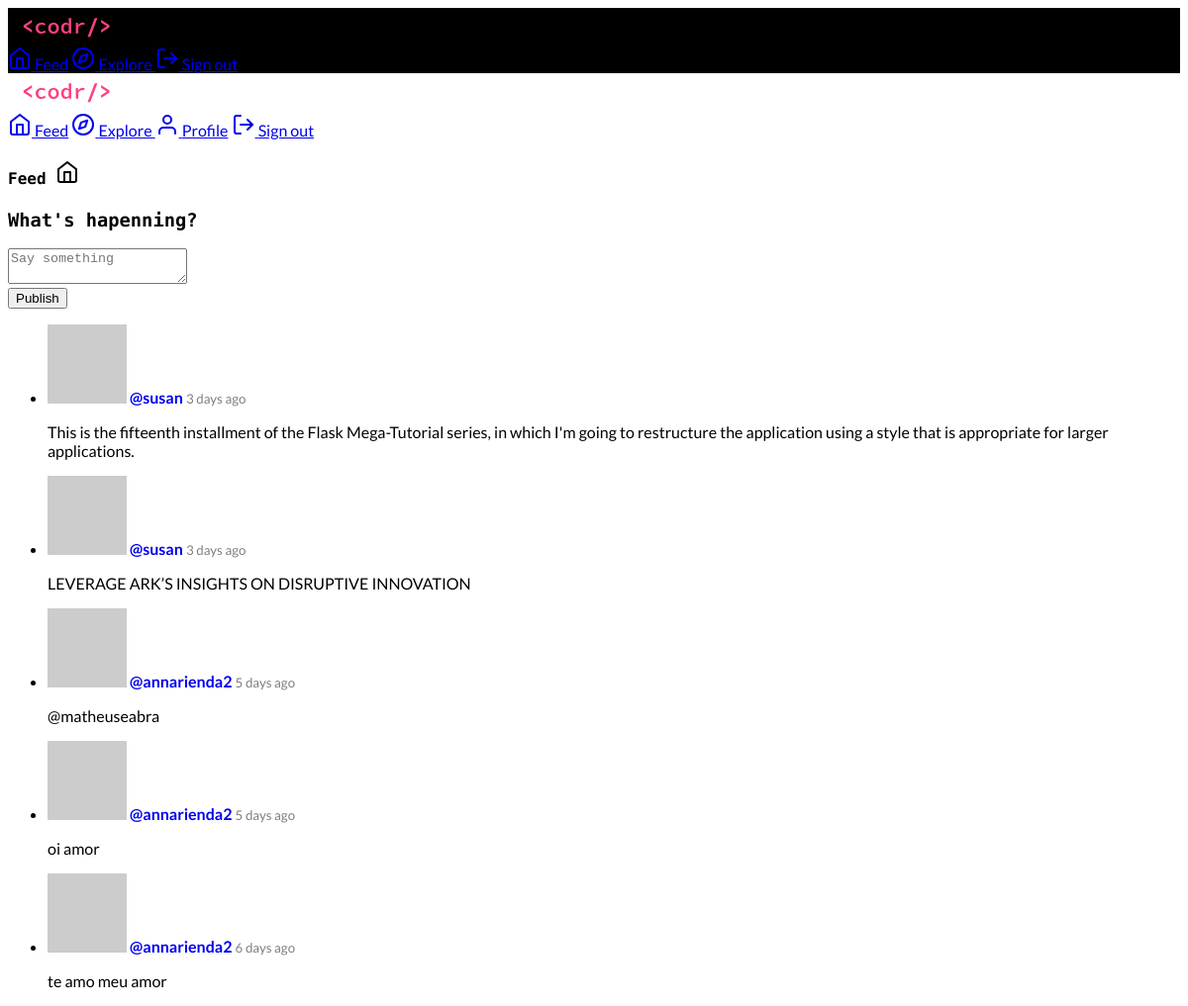
Screenshot of /feed (signed in) with the database file from the repository.
### app/models.py (models this page shows, shortened)
class Post(db.Model):
    id = db.Column(db.Integer, primary_key=True)
    body = db.Column(db.String(140))
    timestamp = db.Column(db.DateTime, index=True, default=datetime.utcnow)
    user_id = db.Column(db.Integer, db.ForeignKey("user.id"))

### app/main/routes.py (the view)
@blueprint.route("/feed", methods=["GET", "POST"])
@login_required
def feed():
    form = PostForm()
    if form.validate_on_submit():
        post = Post(body=form.post.data, author=current_user)
        db.session.add(post)
        db.session.commit()
        return redirect(url_for("main.feed"))
    page = request.args.get("page", 1, type=int)
    posts = current_user.followed_posts().paginate(
        page, current_app.config["PAGINATION_LIMIT"], False
    )
    return render_template("feed.html", title="Feed", form=form, posts=posts.items)

### app/main/forms.py
class PostForm(FlaskForm):
    post = TextAreaField(
        "Say something", validators=[DataRequired(), Length(min=1, max=280)]
    )
    submit = SubmitField("Publish")

### app/main/routes.py (called while the page is built)
@blueprint.before_request
def before_request():
    if current_user.is_authenticated:
        current_user.last_seen = datetime.utcnow()
        db.session.commit()
        g.locale = str(get_locale())

### app/models.py (called while the page is built)
@login.user_loader
def load_user(id):
    return User.query.get(int(id))

    def avatar(self, size):
        digest = md5(self.email.lower().encode("utf8")).hexdigest()
        return "https://www.gravatar.com/avatar/{}?d=identicon&s={}".format(
            digest, size
        )

    def followed_posts(self):
        followed = Post.query.join(
            followers, (followers.c.followed_id == Post.user_id)
        ).filter(followers.c.follower_id == self.id)
        own = Post.query.filter_by(user_id=self.id)
        return followed.union(own).order_by(Post.timestamp.desc())

### app/templates/feed.html (shortened to what this page needs)
{% extends "base.html" %}
{% block content %}
<div class="mdl-grid">
    <div class="mdl-cell mdl-cell--4-col mdl-cell--12-col-tablet mdl-cell--12-col-phone">
        <h4>Feed <i data-feather="home"></i></h4>
        <form action="" method="post">
            <div class="demo-card-square mdl-card mdl-shadow--2dp">
                <div class="mdl-card__title mdl-card--expand">
                    <h3 class="mdl-card__title-text font-sc"><b>What's hapenning?</b></h3>
                </div>
                <div class="mdl-card__supporting-text">
                    <div class="mdl-textfield mdl-js-textfield">
                        {{ form.post(class="mdl-textfield__input", placeholder="Say something") }}
                    </div>
                    {{ form.submit(class="mdl-button font-sc mdl-js-button mdl-button--raised mdl-js-ripple-effect mdl-button--accent") }}
                </div>
            </div>
        </form>
    </div>
    <div class="mdl-cell mdl-cell--8-col mdl-cell--12-col-tablet mdl-cell--12-col-phone">
        <ul class="demo-list-three mdl-list">
            {% for post in posts %}
            {% include 'partials/_post.html' %}
            {% endfor %}
        </ul>
    </div>
</div>
{% endblock %}

### app/templates/partials/_post.html (shortened to what this page needs)
<li class="mdl-list__item mdl-list__item--three-line">
  <span class="mdl-list__item-primary-content">
    <img src="{{ post.author.avatar(42) }}" class="material-icons mdl-list__item-avatar" />
    {{ _('%(username)s', username=user_link) }}
    <p class="mdl-list__item-text-body">
      {{ post.body }}
    </p>
  </span>
</li>

### app/static/css/global.css (style rules this page uses)
body { -webkit-animation: fadein 0.22s ease-out; -moz-animation: fadein 0.22s ease-out; -ms-animation: fadein 0.22s ease-out; -o-animation: fadein 0.22s ease-out; animation: fadein 0.22s ease-out; }

### app/templates/partials/head.html (style rules this page uses)
body { font-family: 'Lato', sans-serif; }
h1, h2, h3, h4, .mdl-layout-title { font-family: 'Source Code Pro', monospace; }

### rows the page displays
Post: body "This is the fifteenth installment of the Flask Mega-Tutorial series, in which I'm going to restructure the application using a style that is appropriate for larger applications."
Post: body "LEVERAGE ARK’S INSIGHTS ON DISRUPTIVE INNOVATION"
Post: body "@matheuseabra"
Post: body "oi amor"
Post: body "te amo meu amor"
